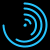
Frame 1 (no input)
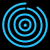
Frame 60 (the mouse pressed at the canvas centre just before this capture)
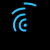
Frame 120 (the mouse held since frame 60 and released just before this capture)

The Processing sketch that drew these frames (run headless with seeded random() and noise(); from frame 60 on, the mouse is pressed at the canvas centre):

// Processing sketch: processing_152640
// ── processing_152640.pde

// N lines
int num =5;

float step, spacing, offSet, theta, angle, startPosition;

void setup() {
  size(50, 50);
  
  // Linewidth
  strokeWeight(2);
  noFill();
  // Line color
  stroke(#26c5fe);
  
  // Spacing 
  step = 11;
  startPosition = -(PI/2);
}

void draw() {
  background(0,0);
  translate(width/2, height/2);
  for (int i=0; i<num; i++) {
    spacing = i*step;
    // ofset in radians
    float offSet = (PI/3/num)*i;
    
    // end point of arch in radians
    angle = (theta+offSet) % PI;
    float arcEnd = map(sin(angle),-1,1, -TWO_PI, TWO_PI);
    
    
    if(angle <= (PI/2) ) {
        // (Centre of circle | Width and height in px | radians start and stop )
        arc(0, 0, spacing, spacing, 0+startPosition , arcEnd+startPosition );
    }
    else {
        arc(0, 0, spacing, spacing, TWO_PI-arcEnd+startPosition , TWO_PI+startPosition );
    }
  }
  // Static for center dot
  arc(0, 0, 1, 1, 0, TWO_PI);
  
  
  //animation speed
  theta += .02;
  
}
